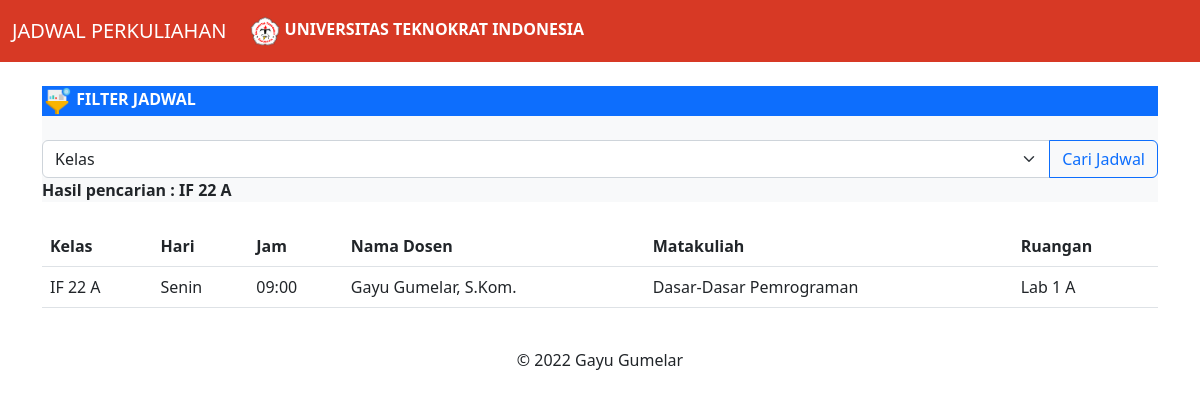
/index.php?kelas=IF 22 A, run on the app's committed database.
### tables this page shows
CREATE TABLE `tbl_jadwaldosen` (
  `id` int(11) NOT NULL,
  `kelas` varchar(8) NOT NULL,
  `hari` varchar(7) NOT NULL,
  `jam_pelajaran` varchar(5) NOT NULL,
  `nama_dosen` varchar(80) NOT NULL,
  `matakuliah` varchar(80) NOT NULL,
  `ruangan` varchar(12) NOT NULL
);

### index.php (the view, shortened to what this page needs)
<?php
    include "config.php";
?>
<!doctype html>
<html lang="en">
  <head>
    <link href="https://cdn.jsdelivr.net/npm/bootstrap@5.2.1/dist/css/bootstrap.min.css" rel="stylesheet">
  </head>
  <body>
    <nav class="navbar navbar-expand-lg" style="background-color: #d73925;" style="color: #ffffff;">
    <div class="container-fluid">
        <a class="navbar-brand text-white" href="#">JADWAL PERKULIAHAN</a>
        <div class="collapse navbar-collapse" id="navbarSupportedContent">
        <ul class="navbar-nav me-auto mb-2 mb-lg-0">
            <li class="nav-item">
            <a class="nav-link disabled text-white">
            <img src="img/logo.png" alt="UTI" width="30" height="30">
            <b>UNIVERSITAS TEKNOKRAT INDONESIA</b></a>
            </li>
        </ul>
        </div>
    </div>
    </nav>
    <br>
    <div class="container">
    <div class="row">
            <div class="col-md-12">
                <div class="bg-primary text-white">
                <img src="img/filter.png" alt="UTI" width="30" height="30">
                <b>FILTER JADWAL</b>
                </div>
            </div>
            <div class="col-md-12">
                <div class="bg-light">
                <form action="index.php" method="GET">
                    <br>
                    <div class="input-group">
                    <select name="kelas" class="form-select" id="inputGroupSelect04" aria-label="Example select with button addon">
                        <option selected value="">Kelas</option>
                    </select>
                    <input class="btn btn-outline-primary" type="submit" value="Cari Jadwal">
                    </div>
                        <?php
                            if(isset($_GET['kelas'])){
                            $kelas = $_GET['kelas'];
                            echo "<b>Hasil pencarian : ".$kelas."</b>";
                            }
                        ?>
                    </div>
            </div>
        </div>
        <br>
        <table class="table">
            <thead>
                <tr>
                <th scope="col">Kelas</th>
                <th scope="col">Hari</th>
                <th scope="col">Jam</th>
                <th scope="col">Nama Dosen</th>
                <th scope="col">Matakuliah</th>
                <th scope="col">Ruangan</th>
                </tr>
            </thead>
            <?php
            if(isset($_GET['kelas'])){
                $kelas = $_GET['kelas'];
                $sql = "SELECT * FROM tbl_jadwaldosen WHERE kelas LIKE '%".$kelas."%'";
            }else {
                $sql = "SELECT * FROM tbl_jadwaldosen";
            }
                $hasil = mysqli_query($koneksi, $sql);
                while($datadosen = mysqli_fetch_array($hasil)){
                    echo "<tr>";
                    echo "<td>".$datadosen['kelas']."</td>";
                    echo "<td>".$datadosen['hari']."</td>";
                    echo "<td>".$datadosen['jam_pelajaran']."</td>";
                    echo "<td>".$datadosen['nama_dosen']."</td>";
                    echo "<td>".$datadosen['matakuliah']."</td>";
                    echo "<td>".$datadosen['ruangan']."</td>";
                    echo "</tr>";
                }
            ?>
        </table>
    </div>
    <div class="clearfix"></div><br>
    <div class="text-center">
        <p>&copy; 2022 Gayu Gumelar</p>
    </div>
  </body>
</html>

### data on the page
tbl_jadwaldosen: kelas "IF 22 A", hari "Senin", jam_pelajaran "09:00", nama_dosen "Gayu Gumelar, S.Kom.", matakuliah "Dasar-Dasar Pemrograman", ruangan "Lab 1 A"

### other printed values
$kelas "IF 22 A"
